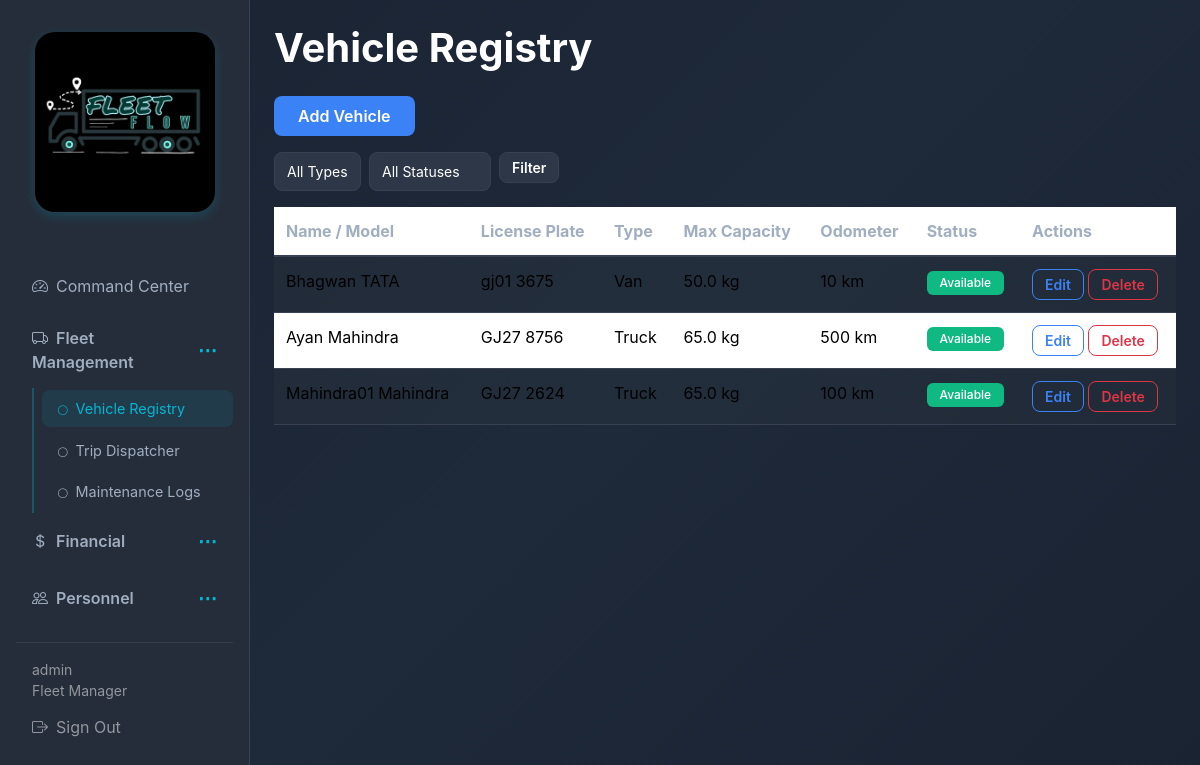
Page /vehicles/ (signed in) on the committed database.
### fleet/models.py (models this page shows, shortened)
class User(AbstractUser):
    class Role(models.TextChoices):
        FLEET_MANAGER = 'FLEET_MANAGER', 'Fleet Manager'
        DISPATCHER = 'DISPATCHER', 'Dispatcher'
        SAFETY_OFFICER = 'SAFETY_OFFICER', 'Safety Officer'
        FINANCIAL_ANALYST = 'FINANCIAL_ANALYST', 'Financial Analyst'
    role = models.CharField(max_length=32, choices=Role.choices, default=Role.FLEET_MANAGER)

class Vehicle(models.Model):
    class Type(models.TextChoices):
        TRUCK = 'TRUCK', 'Truck'
        VAN = 'VAN', 'Van'
        BIKE = 'BIKE', 'Bike'
    class Status(models.TextChoices):
        AVAILABLE = 'AVAILABLE', 'Available'
        ON_TRIP = 'ON_TRIP', 'On Trip'
        IN_SHOP = 'IN_SHOP', 'In Shop'
        OUT_OF_SERVICE = 'OUT_OF_SERVICE', 'Out of Service'
    name = models.CharField(max_length=255)
    model_name = models.CharField(max_length=255)
    license_plate = models.CharField(max_length=32, unique=True)
    vehicle_type = models.CharField(max_length=16, choices=Type.choices)
    max_load_capacity = models.FloatField(validators=[MinValueValidator(0)])
    odometer = models.FloatField(default=0, validators=[MinValueValidator(0)])
    status = models.CharField(max_length=32, choices=Status.choices, default=Status.AVAILABLE)
    is_out_of_service = models.BooleanField(default=False)
    created_at = models.DateTimeField(auto_now_add=True)
    updated_at = models.DateTimeField(auto_now=True)
    class Meta:
        ordering = ['-created_at']

### fleet/views.py (the view)
# urls.py: path('vehicles/', views.vehicle_list, name='vehicle_list'),
@login_required
def vehicle_list(request):
    vehicles = Vehicle.objects.all()
    vehicle_type = request.GET.get('vehicle_type')
    status = request.GET.get('status')
    if vehicle_type:
        vehicles = vehicles.filter(vehicle_type=vehicle_type)
    if status:
        vehicles = vehicles.filter(status=status)
    return render(request, 'fleet/vehicle_list.html', {'vehicles': vehicles})

### templates/fleet/vehicle_list.html (shortened to what this page needs)
{% extends 'base.html' %}
{% block content %}
<h1 class="mb-4">Vehicle Registry</h1>
<div class="mb-3">
  <a href="{% url 'fleet:vehicle_create' %}" class="btn btn-primary">Add Vehicle</a>
</div>
<form method="get" class="row g-2 mb-3">
  <div class="col-auto">
    <select name="vehicle_type" class="form-select form-select-sm">
      <option value="">All Types</option>
    </select>
  </div>
  <div class="col-auto">
    <select name="status" class="form-select form-select-sm">
      <option value="">All Statuses</option>
    </select>
  </div>
  <div class="col-auto"><button type="submit" class="btn btn-sm btn-outline-secondary">Filter</button></div>
</form>
<div class="table-responsive">
  <table class="table table-striped">
    <thead><tr><th>Name / Model</th><th>License Plate</th><th>Type</th><th>Max Capacity</th><th>Odometer</th><th>Status</th><th>Actions</th></tr></thead>
    <tbody>
      {% for v in vehicles %}
      <tr>
        <td>{{ v.name }} {{ v.model_name }}</td>
        <td>{{ v.license_plate }}</td>
        <td>{{ v.get_vehicle_type_display }}</td>
        <td>{{ v.max_load_capacity }} kg</td>
        <td>{{ v.odometer|floatformat:0 }} km</td>
        <td><span class="badge bg-{% if v.status == 'AVAILABLE' %}success{% elif v.status == 'ON_TRIP' %}primary{% elif v.status == 'IN_SHOP' %}warning{% else %}secondary{% endif %}">{{ v.get_status_display }}</span></td>
        <td>
          <a href="{% url 'fleet:vehicle_edit' v.pk %}" class="btn btn-sm btn-outline-primary">Edit</a>
          <a href="{% url 'fleet:vehicle_delete' v.pk %}" class="btn btn-sm btn-outline-danger">Delete</a>
        </td>
      </tr>
      {% empty %}
      <tr><td colspan="7" class="text-center text-muted">No vehicles found.</td></tr>
      {% endfor %}
    </tbody>
  </table>
</div>
{% endblock %}

### templates/base.html (shortened to what this page needs)
{% load static %}
<!DOCTYPE html>
<html lang="en">
<head>
  <link href="https://cdn.jsdelivr.net/npm/bootstrap@5.3.2/dist/css/bootstrap.min.css" rel="stylesheet">
  <link rel="stylesheet" href="https://cdn.jsdelivr.net/npm/bootstrap-icons@1.11.1/font/bootstrap-icons.css">
  <link rel="stylesheet" href="{% static 'css/style.css' %}">
</head>
<body>
  <div class="{% if user.is_authenticated %}d-flex{% endif %}">
    {% if user.is_authenticated %}
    <nav class="sidebar col-md-2 col-lg-2 d-md-block p-3" id="sidebar">
      <div class="logo-container d-none d-md-block">
        <img src="{% static 'images/fleetflow-logo.png' %}" alt="FleetFlow Logo">
      </div>
      <ul class="nav flex-column">
        <li class="nav-item">
          <a class="nav-link {% if request.resolver_match.url_name == 'dashboard' %}active{% endif %}" href="{% url 'fleet:dashboard' %}">
            <i class="bi bi-speedometer2 me-2"></i>Command Center
          </a>
        </li>
        <li class="nav-item">
          <div class="nav-section-header {% if 'vehicle' in request.resolver_match.url_name or 'trip' in request.resolver_match.url_name or 'maintenance' in request.resolver_match.url_name %}not collapsed{% else %}collapsed{% endif %}" data-toggle="collapse" data-target="#fleetSection">
            <span class="nav-link d-flex justify-content-between align-items-center" style="cursor: pointer;">
              <span><i class="bi bi-truck me-2"></i>Fleet Management</span>
              <span class="dots-toggle">⋯</span>
            </span>
          </div>
          <div class="collapse {% if 'vehicle' in request.resolver_match.url_name or 'trip' in request.resolver_match.url_name or 'maintenance' in request.resolver_match.url_name %}show{% endif %}" id="fleetSection">
            <ul class="nav flex-column ms-3">
              <li class="nav-item"><a class="nav-link {% if 'vehicle' in request.resolver_match.url_name %}active{% endif %}" href="{% url 'fleet:vehicle_list' %}"><i class="bi bi-circle me-2" style="font-size: 0.6rem;"></i>Vehicle Registry</a></li>
              <li class="nav-item"><a class="nav-link " href="{% url 'fleet:trip_list' %}"><i class="bi bi-circle me-2" style="font-size: 0.6rem;"></i>Trip Dispatcher</a></li>
              <li class="nav-item"><a class="nav-link " href="{% url 'fleet:maintenance_list' %}"><i class="bi bi-circle me-2" style="font-size: 0.6rem;"></i>Maintenance Logs</a></li>
            </ul>
          </div>
        </li>
        <li class="nav-item">
          <div class="nav-section-header {% if 'expense' in request.resolver_match.url_name or 'reports' in request.resolver_match.url_name %}not collapsed{% else %}collapsed{% endif %}" data-toggle="collapse" data-target="#financialSection">
            <span class="nav-link d-flex justify-content-between align-items-center" style="cursor: pointer;">
              <span><i class="bi bi-currency-dollar me-2"></i>Financial</span>
              <span class="dots-toggle">⋯</span>
            </span>
          </div>
        </li>
        <li class="nav-item">
          <div class="nav-section-header {% if 'driver' in request.resolver_match.url_name %}not collapsed{% else %}collapsed{% endif %}" data-toggle="collapse" data-target="#personnelSection">
            <span class="nav-link d-flex justify-content-between align-items-center" style="cursor: pointer;">
              <span><i class="bi bi-people me-2"></i>Personnel</span>
              <span class="dots-toggle">⋯</span>
            </span>
          </div>
        </li>
      </ul>
      <hr class="border-secondary">
      <div class="text-white-50 small px-3">{{ user.get_full_name|default:user.username }}</div>
      <div class="text-white-50 small px-3">{{ user.get_role_display }}</div>
      <a class="nav-link text-white-50" href="{% url 'fleet:logout' %}"><i class="bi bi-box-arrow-right me-2"></i>Sign Out</a>
    </nav>
    {% endif %}
    <main class="{% if user.is_authenticated %}main-content flex-grow-1 p-4{% else %}container py-5{% endif %}">
      {% block content %}{% endblock %}
    </main>
  </div>
</body>
</html>

### static/css/style.css (style rules this page uses)
:root { --bg-primary: #1a2332; --bg-secondary: #252d3a; --bg-input: #2d3748; --text-primary: #ffffff; --text-secondary: #a0aec0; --accent-blue: #3b82f6; --accent-cyan: #06b6d4; --border-color: #374151; }
* { transition: background-color 0.2s ease, color 0.2s ease, border-color 0.2s ease; }
body { background: linear-gradient(135deg, #1a2332 0%, #1e2939 50%, #1a2332 100%); color: var(--text-primary); min-height: 100vh; animation: fadeIn 0.5s ease-in; font-family: -apple-system, BlinkMacSystemFont, 'Segoe UI', Roboto, sans-serif; }
.sidebar { min-height: 100vh; background: var(--bg-secondary); border-right: 1px solid var(--border-color); position: fixed; left: 0; top: 0; height: 100vh; transform: translateX(-100%); transition: transform 0.3s ease-in-out; z-index: 1040; overflow-y: auto; width: 250px; }
.sidebar .nav-link { color: var(--text-secondary); border-radius: 8px; margin: 2px 0; transition: all 0.2s; padding: 0.75rem 1rem; display: block; text-decoration: none; }
.sidebar .nav-link:hover, .sidebar .nav-link.active { color: var(--accent-cyan); background: rgba(6, 182, 212, 0.1); }
.nav-section-header .nav-link { font-weight: 600; }
.dots-toggle { font-size: 1.2rem; color: var(--accent-cyan); font-weight: bold; transition: transform 0.3s ease; user-select: none; }
.nav-section-header.collapsed .dots-toggle { transform: rotate(0deg); }
.nav ul.nav { border-left: 2px solid rgba(6, 182, 212, 0.3); padding-left: 0.5rem; margin-left: 0.5rem; }
.nav ul.nav .nav-link { padding: 0.5rem 1rem; font-size: 0.9rem; }
.main-content { background: transparent; min-height: 100vh; width: 100%; }
.logo-container { text-align: center; padding: 1rem 0; margin-bottom: 2rem; }
.logo-container img { max-width: 180px; height: auto; border-radius: 20px; box-shadow: 0 4px 12px rgba(6, 182, 212, 0.2); transition: transform 0.3s ease, box-shadow 0.3s ease; }
.form-control, .form-select { background: var(--bg-input); border: 1px solid var(--border-color); color: var(--text-primary); border-radius: 8px; padding: 0.5rem 0.75rem; width: 100%; }
.btn { padding: 0.5rem 1.5rem; border-radius: 8px; border: none; font-weight: 600; cursor: pointer; transition: all 0.3s ease; text-decoration: none; display: inline-block; }
.btn-primary { background: var(--accent-blue); color: white; }
.btn-outline-secondary, .btn-secondary { background: var(--bg-input); border: 1px solid var(--border-color); color: var(--text-primary); }
.btn-outline-danger { border: 1px solid #dc3545; color: #dc3545; background: transparent; }
.btn-outline-primary { border: 1px solid var(--accent-blue); color: var(--accent-blue); background: transparent; }
.btn-sm { padding: 0.25rem 0.75rem; font-size: 0.875rem; }
.table { color: var(--text-primary); width: 100%; border-collapse: collapse; }
.table-striped > tbody > tr:nth-of-type(odd) > td { background-color: rgba(255, 255, 255, 0.03); }
.table thead th { border-bottom: 2px solid var(--border-color); color: var(--text-secondary); padding: 0.75rem; text-align: left; }
.table td, .table th { border-color: var(--border-color); padding: 0.75rem; border-bottom: 1px solid var(--border-color); }
.table-responsive { overflow-x: auto; }
.badge { padding: 0.4rem 0.8rem; border-radius: 6px; font-weight: 500; display: inline-block; }
.bg-success { background: #10b981 !important; color: white; }
h1, h2, h3, h4, h5, h6 { color: var(--text-primary); font-weight: 700; }
.nav-link { animation: slideInRight 0.4s ease-out; animation-fill-mode: both; }
.nav-link:nth-child(1) { animation-delay: 0.1s; }
.nav-link:nth-child(7) { animation-delay: 0.4s; }
@media (min-width: 768px) { .sidebar { position: relative; transform: translateX(0); } }
@media (min-width: 768px) { .main-content { margin-left: 0; } }
.d-flex { display: flex; }
.justify-content-between { justify-content: space-between; }
.align-items-center { align-items: center; }
.mb-3 { margin-bottom: 1rem; }
.mb-4 { margin-bottom: 1.5rem; }
.p-3 { padding: 1rem; }
.p-4 { padding: 1.5rem; }

### rows in the picture
User: get_full_name "admin", role "Fleet Manager"
Vehicle: name "Bhagwan", model_name "TATA", license_plate "gj01 3675", vehicle_type "Van", max_load_capacity "50.0", odometer "10", status "Available"
Vehicle: name "Ayan", model_name "Mahindra", license_plate "GJ27 8756", vehicle_type "Truck", max_load_capacity "65.0", odometer "500", status "Available"
Vehicle: name "Mahindra01", model_name "Mahindra", license_plate "GJ27 2624", vehicle_type "Truck", max_load_capacity "65.0", odometer "100", status "Available"
